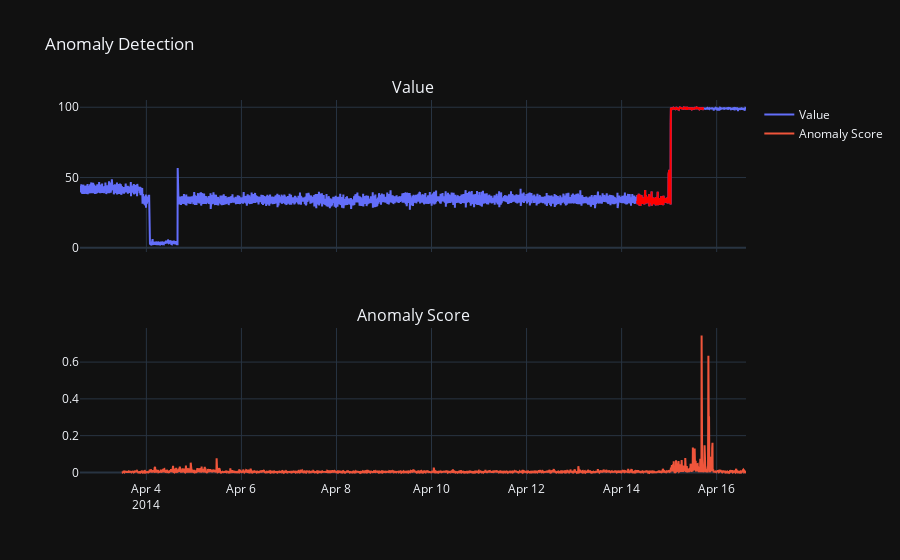

Notebook source saved alongside this figure:
### Code cell
anomaly_detection("realAWSCloudwatch/ec2_cpu_utilization_ac20cd.csv", irritate=True)

### Figure 1 — Plotly figure (JSON) as saved in the notebook; plotly's stock layout.template omitted (floating-point values rounded to 4 significant figures; data arrays with more than 128 entries replaced by an {"elided": "..."} marker saying what was removed)
{"data": [{"mode": "lines", "name": "Value", "type": "scatter", "x": {"elided": "4032 str values"}, "xaxis": "x", "y": {"elided": "4032 float values"}, "yaxis": "y"}, {"mode": "lines", "name": "Anomaly Score", "type": "scatter", "x": {"elided": "3776 str values"}, "xaxis": "x2", "y": {"elided": "3776 float values"}, "yaxis": "y2"}, {"marker": {"color": "red"}, "mode": "lines", "showlegend": false, "type": "scatter", "x": {"elided": "403 str values"}, "xaxis": "x", "y": {"elided": "403 float values"}, "yaxis": "y"}], "layout": {"annotations": [{"font": {"size": 16}, "showarrow": false, "text": "Value", "x": 0.5, "xanchor": "center", "xref": "paper", "y": 1, "yanchor": "bottom", "yref": "paper"}, {"font": {"size": 16}, "showarrow": false, "text": "Anomaly Score", "x": 0.5, "xanchor": "center", "xref": "paper", "y": 0.4, "yanchor": "bottom", "yref": "paper"}], "title": {"text": "Anomaly Detection"}, "xaxis": {"anchor": "y", "domain": [0, 1], "matches": "x2", "showticklabels": false}, "xaxis2": {"anchor": "y2", "domain": [0, 1]}, "yaxis": {"anchor": "x", "domain": [0.6, 1]}, "yaxis2": {"anchor": "x2", "domain": [0, 0.4]}}}
